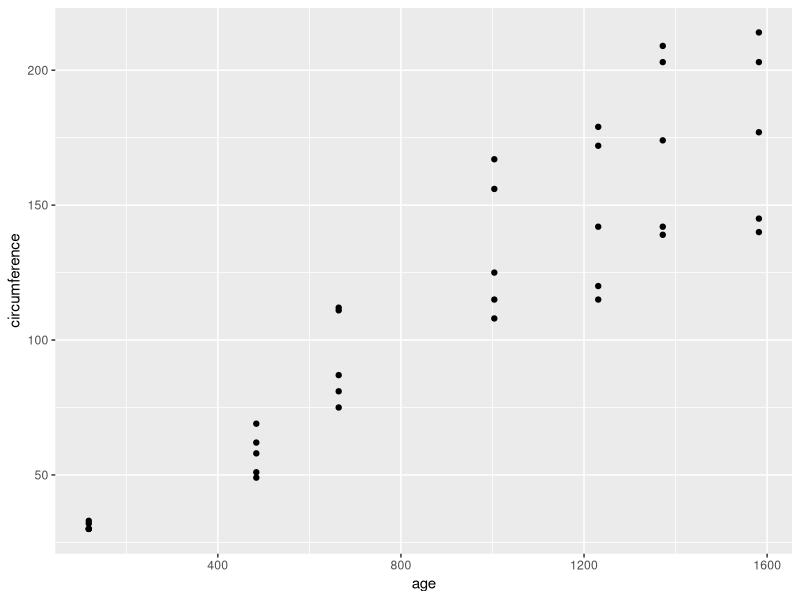

Write the R code that produced this figure.

# Regressão Linear Simples -------------------------------------------------------------------------------------------------------
# Autoria do script: Jeanne Franco -----------------------------------------------------------------------------------------------
# Data do script: 09/05/22 -------------------------------------------------------------------------------------------------------
# Referência: Curso Udemy --------------------------------------------------------------------------------------------------------

# Carregar pacote --------------------------------------------------------------------------------------------------------------------------

library(tidyverse)

# Regressão Linear -------------------------------------------------------------------------------------------------------------------------

### Regressão linear é uma equação para se estimar a condicional (valor esperado) de
### uma variável y dado os valores de uma ou mais variável x.

### y = a + bx

# Carregar dados e visualizar gráfico ------------------------------------------------------------------------------------------------------

view(Orange)

qplot(x = age, y = circumference, data = Orange)
cor.test(Orange$age, Orange$circumference)

# Função da regressão linear ---------------------------------------------------------------------------------------------------------------


